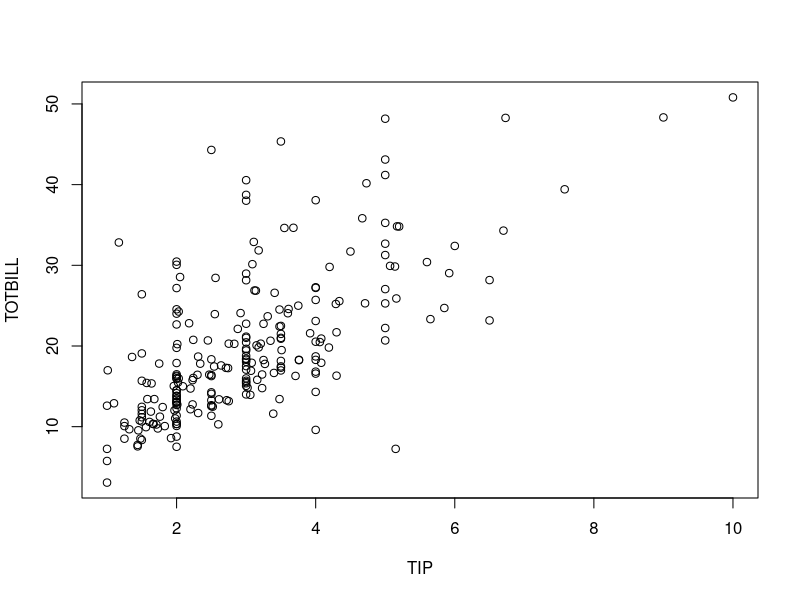

This figure's R source: (Note: this script raises an error after producing the figure.)
require("dplyr")

tips_df = read.csv("./Data/tips.csv")

attach(tips_df)

colnames(tips_df)
plot(TIP,TOTBILL)

smoker = tips_df[SMOKER==1,]
n_smoker =  tips_df[SMOKER==0,]
female = tips_df[SEX==1,]
male = tips_df[SEX==0,]


m_smoker = tips_df[SEX==0 & SMOKER==1,]
f_smoker = tips_df[SEX==1 & SMOKER==1,]
m_nsmoker = tips_df[SEX==0 & SMOKER==0,]
f_nsmoker = tips_df[SEX==1 & SMOKER==0,]


pairs(~smoker$TIP+smoker$TOTBILL+n_smoker$TIP+smoker$TOTBILL)


plot(smoker$TIP, smoker$TOTBILL)
plot(n_smoker$TIP, n_smoker$TOTBILL)
plot(female$TIP, female$TOTBILL)
plot(male$TIP, male$TOTBILL)

plot(m_smoker$TIP, m_smoker$TOTBILL)
plot(f_smoker$TIP, f_smoker$TOTBILL)
plot(m_nsmoker$TIP, m_nsmoker$TOTBILL)
plot(f_nsmoker$TIP, f_nsmoker$TOTBILL)

boxplot((smoker$TIP/smoker$TOTBILL),(n_smoker$TIP/n_smoker$TOTBILL),
        names=c("s","ns")) 

boxplot((female$TIP/female$TOTBILL),(male$TIP/male$TOTBILL),
        names=c("f",'m'))

boxplot((m_smoker$TIP/m_smoker$TOTBILL),(f_smoker$TIP/f_smoker$TOTBILL),
        names=c("ms","fs"))

boxplot((m_nsmoker$TIP/m_nsmoker$TOTBILL), (f_nsmoker$TIP/f_nsmoker$TOTBILL), 
        names=c("mns","fns"))
        




